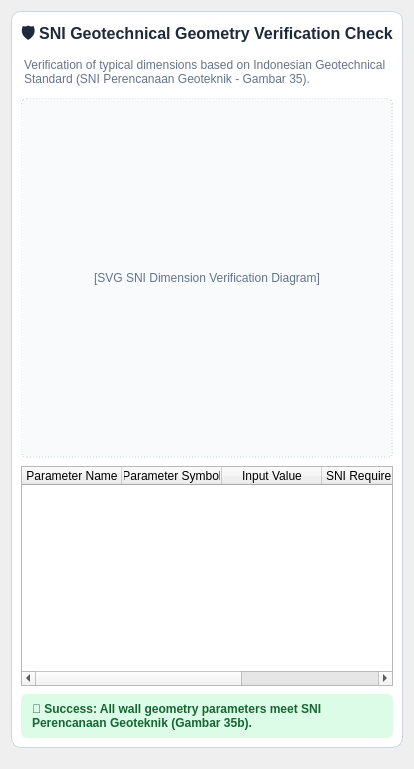
                            <widget class="QWidget" name="contents_tab_res_sni_verification">
                              <layout class="QVBoxLayout" name="vbox_contents_tab_res_sni_verification">
                                <item>
                                  <widget class="QFrame" name="card_sni_verification">
                                    <property name="frameShape">
                                      <enum>QFrame::StyledPanel</enum>
                                    </property>
                                    <property name="styleSheet">
                                      <string>QFrame#card_sni_verification { background-color: #ffffff; border: 1px solid #cbd5e1; border-radius: 10px; }</string>
                                    </property>
                                    <layout class="QVBoxLayout" name="layout_card_sni_verification">
                                      <property name="spacing">
                                        <number>8</number>
                                      </property>
                                      <item>
                                        <widget class="QLabel" name="lbl_title_card_sni_verification">
                                          <property name="text">
                                            <string>🛡️ SNI Geotechnical Geometry Verification Check</string>
                                          </property>
                                          <property name="styleSheet">
                                            <string>font-size: 16px; font-weight: 700; color: #1e293b; padding: 0px;</string>
                                          </property>
                                        </widget>
                                      </item>
                                      <item>
                                        <widget class="QLabel" name="lbl_desc_card_sni_verification">
                                          <property name="text">
                                            <string>Verification of typical dimensions based on Indonesian Geotechnical Standard (SNI Perencanaan Geoteknik - Gambar 35).</string>
                                          </property>
                                          <property name="styleSheet">
                                            <string>font-size: 12px; color: #64748b; margin-bottom: 4px; padding: 0px;</string>
                                          </property>
                                          <property name="wordWrap">
                                            <bool>true</bool>
                                          </property>
                                        </widget>
                                      </item>
                                      <item>
                                        <widget class="QLabel" name="svg_sni_verification_view">
                                          <property name="minimumSize">
                                            <size>
                                              <width>320</width>
                                              <height>360</height>
                                            </size>
                                          </property>
                                          <property name="text">
                                            <string>[SVG SNI Dimension Verification Diagram]</string>
                                          </property>
                                          <property name="alignment">
                                            <set>Qt::AlignCenter</set>
                                          </property>
                                          <property name="styleSheet">
                                            <string>background-color: #f8fafc; border: 1px dashed #cbd5e1; border-radius: 6px; color: #64748b;</string>
                                          </property>
                                        </widget>
                                      </item>
                                      <item>
                                        <widget class="QTableWidget" name="tbl_sni_checks">
                                          <property name="minimumSize">
                                            <size>
                                              <width>200</width>
                                              <height>220</height>
                                            </size>
                                          </property>
                                          <property name="alternatingRowColors">
                                            <bool>true</bool>
                                          </property>
                                          <column>
                                            <property name="text">
                                              <string>Parameter Name</string>
                                            </property>
                                          </column>
                                          <column>
                                            <property name="text">
                                              <string>Parameter Symbol</string>
                                            </property>
                                          </column>
                                          <column>
                                            <property name="text">
                                              <string>Input Value</string>
                                            </property>
                                          </column>
                                          <column>
                                            <property name="text">
                                              <string>SNI Requirement</string>
                                            </property>
                                          </column>
                                          <column>
                                            <property name="text">
                                              <string>Status</string>
                                            </property>
                                          </column>
                                        </widget>
                                      </item>
                                      <item>
                                        <widget class="QLabel" name="lbl_sni_status_alert">
                                          <property name="text">
                                            <string>🎉 Success: All wall geometry parameters meet SNI Perencanaan Geoteknik (Gambar 35b).</string>
                                          </property>
                                          <property name="styleSheet">
                                            <string>background-color: #dcfce7; color: #166534; padding: 8px; border-radius: 6px; font-weight: 600;</string>
                                          </property>
                                          <property name="wordWrap">
                                            <bool>true</bool>
                                          </property>
                                        </widget>
                                      </item>
                                    </layout>
                                  </widget>
                                </item>
                                <item>
                                  <spacer name="vspacer_tab_res_sni_verification">
                                    <property name="orientation">
                                      <enum>Qt::Vertical</enum>
                                    </property>
                                    <property name="sizeHint">
                                      <size>
                                        <width>20</width>
                                        <height>10</height>
                                      </size>
                                    </property>
                                  </spacer>
                                </item>
                              </layout>
                            </widget>
